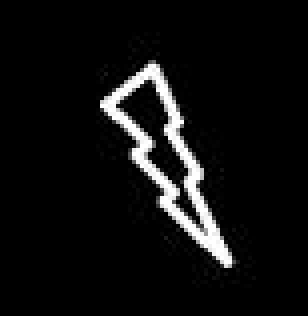
#> input picture OpenCV/Code/5_Counter/picture_5.jpg, 77 x 79 px (shown 4 times larger)
$ python counter_ellipse.py
#> lines starting #> are read from the running program, lines starting #| are printed output that depends on the picture; after the words box and inside, x2 and y2 are one past the last pixel; in counts of white or black regions, pixels touching at a corner belong together
import cv2
import numpy as np

img = cv2.imread('picture_5.jpg')
#> img is the input picture: shape (79, 77, 3); min 0, max 255, mean 15.3
gray = cv2.cvtColor(img, cv2.COLOR_BGR2GRAY)
ret, binary = cv2.threshold(gray, 127, 255, cv2.THRESH_BINARY)
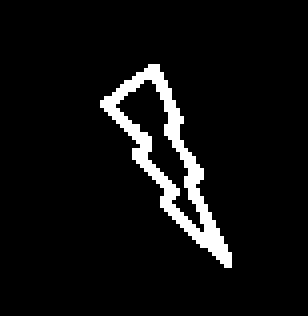
#> binary: shape (79, 77) (shown 4 times larger); 6% white in thin lines or dots, all inside (x1, y1, x2, y2) = (25, 16, 58, 67)

counter, hierarchy = cv2.findContours(
    binary, cv2.RETR_TREE, cv2.CHAIN_APPROX_SIMPLE)
#> counter = 2 contours; box (x1, y1, x2, y2) and area: (25, 16, 58, 67) 521, (28, 19, 52, 59) 254

ellipse = cv2.fitEllipse(counter[0])
#> ellipse = ((39.28, 34.32), (15.02, 61.76), 154.3)


while True:
    cv2.ellipse(img, ellipse, (0, 255, 0), 1)
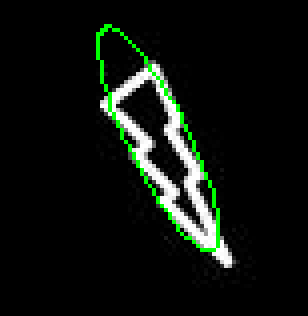
#> img: shape (79, 77, 3) (shown 4 times larger); 1.97% of pixels changed, all inside (x1, y1, x2, y2) = (24, 6, 55, 63)
    cv2.imshow('res', img)
    key = cv2.waitKey(1)
#> (key Esc is pressed here)
    if key == 27:
        break

cv2.destroyAllWindows()

$ run again, with OpenCV/Code/5_Counter/picture_1.jpg copied over OpenCV/Code/5_Counter/picture_5.jpg
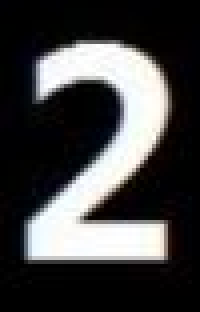
#> input picture OpenCV/Code/5_Counter/picture_1.jpg, 50 x 78 px (shown 4 times larger)
#> img is the input picture: shape (78, 50, 3); mean B, G, R 67.6, 67.2, 67.5
#> `ret, binary = cv2.threshold(gray, 127, 255, cv2.THRESH_BINARY)`:
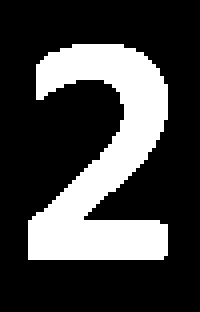
#> binary: shape (78, 50) (shown 4 times larger); 26.5% white; 1 white region
#> counter = 1 contour; box (x1, y1, x2, y2) and area: (7, 11, 42, 65) 933
#> ellipse = ((24.48, 38.43), (36.69, 56.51), 178.3)
#> `cv2.ellipse(img, ellipse, (0, 255, 0), 1)`:
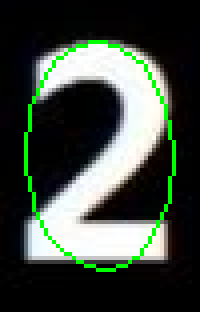
#> img: shape (78, 50, 3) (shown 4 times larger); 3.51% of pixels changed, all inside (x1, y1, x2, y2) = (6, 10, 44, 68)

$ run again, with OpenCV/Code/5_Counter/picture_2.jpg copied over OpenCV/Code/5_Counter/picture_5.jpg
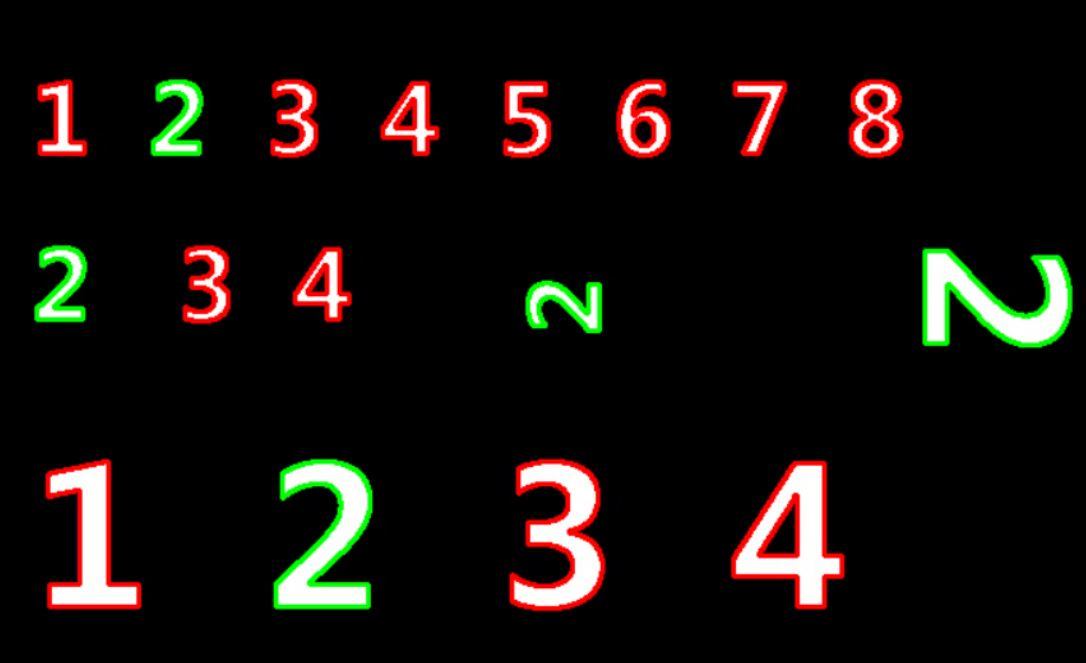
#> input picture OpenCV/Code/5_Counter/picture_2.jpg, 1086 x 663 px
#> img is the input picture: shape (663, 1086, 3); mean B, G, R 13.7, 17.4, 21.5
#> `ret, binary = cv2.threshold(gray, 127, 255, cv2.THRESH_BINARY)`:
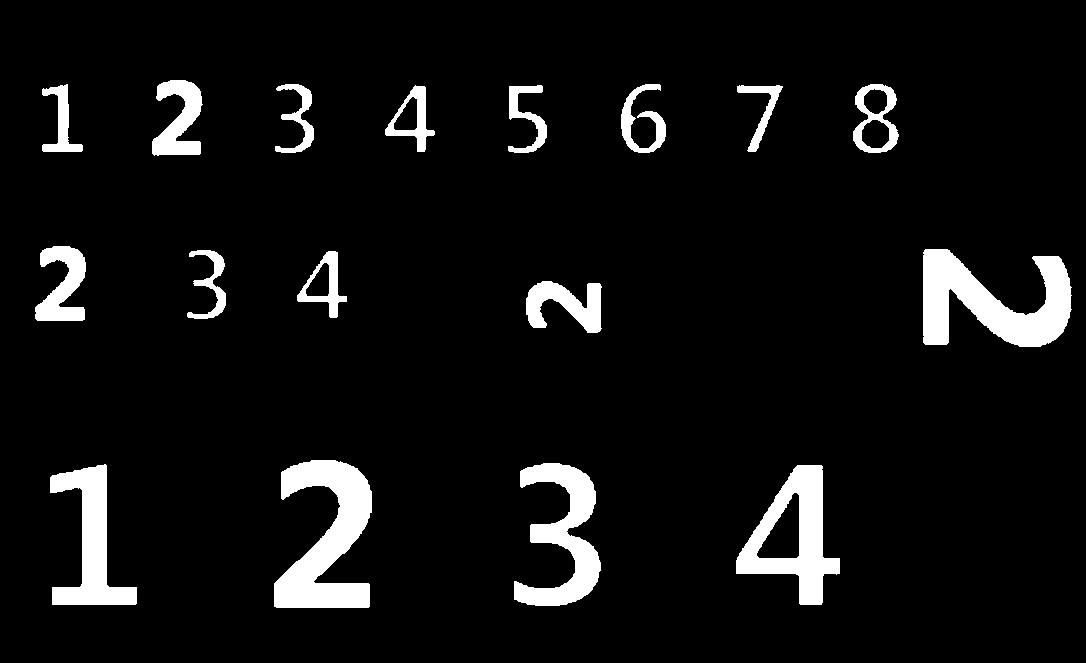
#> binary: shape (663, 1086); 6.8% white; 17 white regions
#> counter = 22 contours; largest, box (x1, y1, x2, y2) and area: (923, 249, 1072, 347) 7767, (274, 460, 372, 608) 7712, (736, 465, 840, 605) 7442, (514, 463, 601, 606) 5336, (50, 464, 137, 605) 4884
#> ellipse = ((796.6, 540.6), (91.65, 171.7), 29.36)
#> `cv2.ellipse(img, ellipse, (0, 255, 0), 1)`:
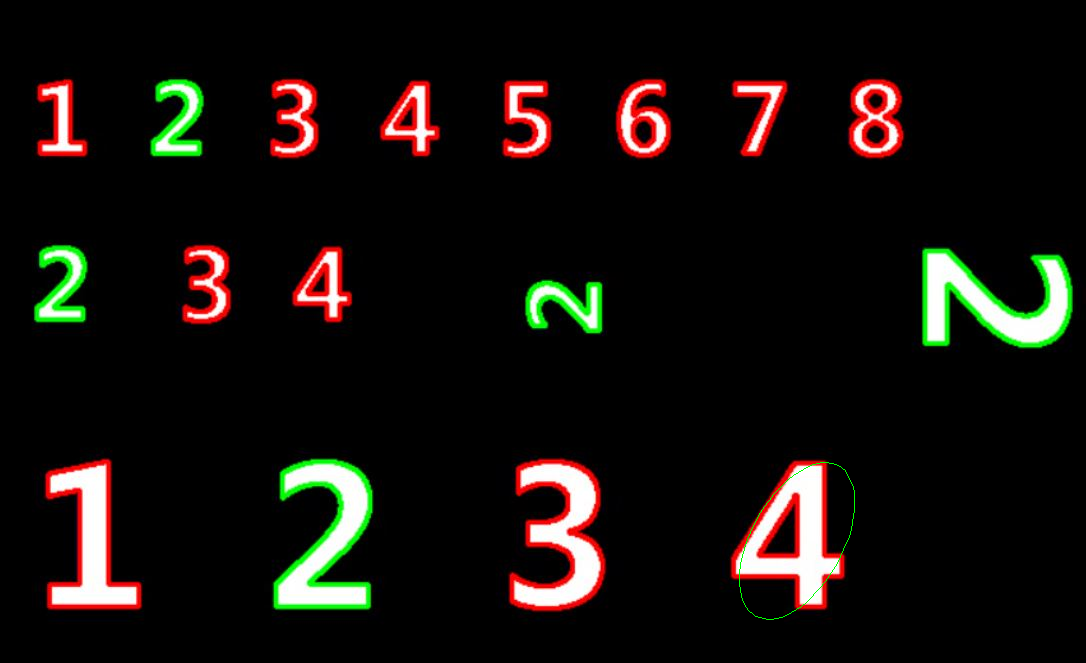
#> img: shape (663, 1086, 3); 0.05% of pixels changed, all inside (x1, y1, x2, y2) = (739, 462, 855, 620)

$ run again, with OpenCV/Code/5_Counter/picture_3.jpg copied over OpenCV/Code/5_Counter/picture_5.jpg
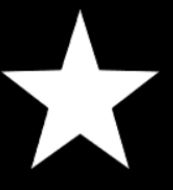
#> input picture OpenCV/Code/5_Counter/picture_3.jpg, 173 x 190 px
#> img is the input picture: shape (190, 173, 3); min 0, max 255, mean 65.9
#> `ret, binary = cv2.threshold(gray, 127, 255, cv2.THRESH_BINARY)`:
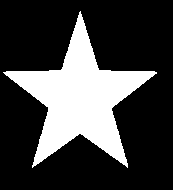
#> binary: shape (190, 173); 25.8% white; 1 white region
#> counter = 1 contour; box (x1, y1, x2, y2) and area: (3, 11, 157, 168) 8224
#> ellipse = ((80.19, 97), (127.4, 136.9), 10.47)
#> `cv2.ellipse(img, ellipse, (0, 255, 0), 1)`:
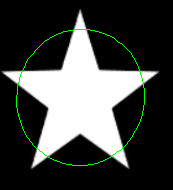
#> img: shape (190, 173, 3); 1.14% of pixels changed, all inside (x1, y1, x2, y2) = (16, 29, 145, 166)
